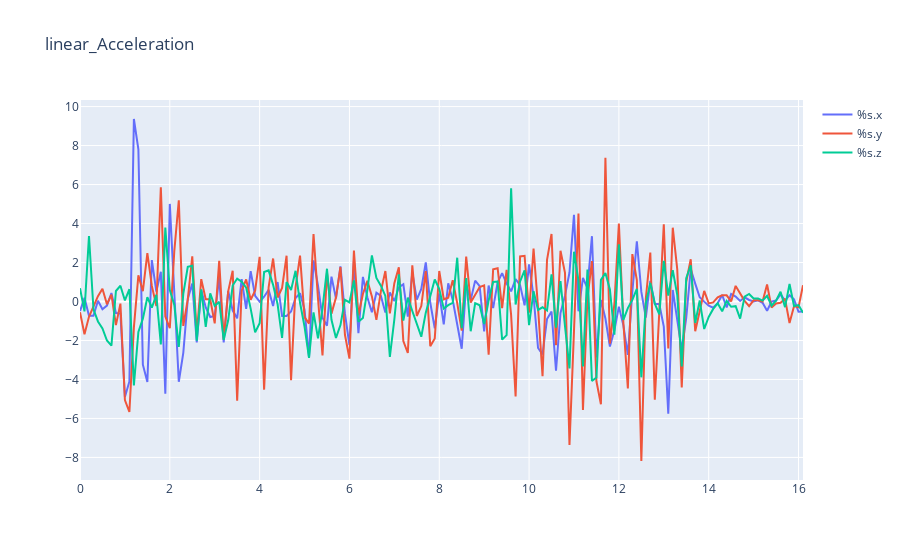
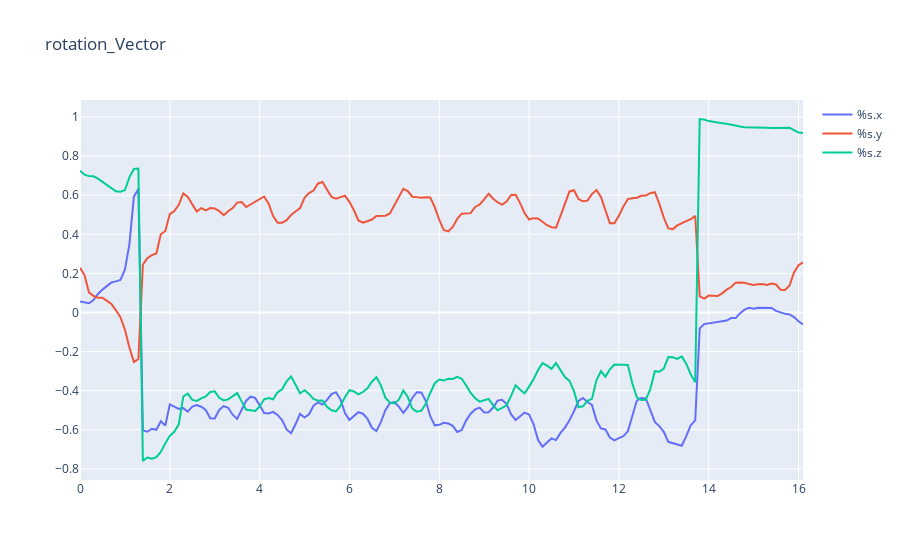

The code cell stored with these charts, in order, in its notebook:
### Markdown cell above
Depending on what comments are in the csv-file (=lines starting with `@`) You might need to change the skipRows
parameter above.

Once we have imported a csv HyperIMU series, we want to start cleaning it.

But first, let's look at some parts of our dataFrame: the linear_acceleration and rotation_vector data

### Code cell
# dance[['linear_Acceleration.x', 'linear_Acceleration.y', 'linear_Acceleration.z']].plot()
# dance[['rotation_Vector.x', 'rotation_Vector.y', 'rotation_Vector.z']].plot()
for sensor in ('linear_Acceleration', 'rotation_Vector'):
    fig = go.Figure()
    for axis in ('%s.x', '%s.y', '%s.z'):
        fig.add_trace(go.Scatter(
        y = dance[axis % sensor],
        x = dance['time']/1000,
        mode = 'lines',
        name=axis
    ))
    fig.update_layout(title=sensor)
    fig.show()

### Figure 1 — Plotly figure (JSON) as saved in the notebook; plotly's stock layout.template omitted (floating-point values rounded to 4 significant figures; data arrays with more than 128 entries replaced by an {"elided": "..."} marker saying what was removed)
{"data": [{"mode": "lines", "name": "%s.x", "type": "scatter", "x": {"elided": "162 float values"}, "y": {"elided": "162 float values"}}, {"mode": "lines", "name": "%s.y", "type": "scatter", "x": {"elided": "162 float values"}, "y": {"elided": "162 float values"}}, {"mode": "lines", "name": "%s.z", "type": "scatter", "x": {"elided": "162 float values"}, "y": {"elided": "162 float values"}}], "layout": {"title": {"text": "linear_Acceleration"}}}

### Figure 2 — Plotly figure (JSON) as saved in the notebook; plotly's stock layout.template omitted (floating-point values rounded to 4 significant figures; data arrays with more than 128 entries replaced by an {"elided": "..."} marker saying what was removed)
{"data": [{"mode": "lines", "name": "%s.x", "type": "scatter", "x": {"elided": "162 float values"}, "y": {"elided": "162 float values"}}, {"mode": "lines", "name": "%s.y", "type": "scatter", "x": {"elided": "162 float values"}, "y": {"elided": "162 float values"}}, {"mode": "lines", "name": "%s.z", "type": "scatter", "x": {"elided": "162 float values"}, "y": {"elided": "162 float values"}}], "layout": {"title": {"text": "rotation_Vector"}}}
